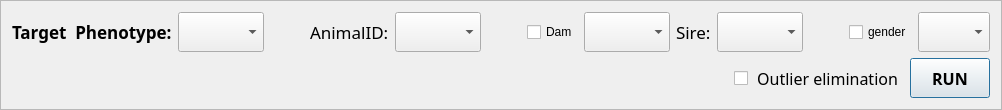
           <widget class="QFrame" name="frame_6">
            <property name="frameShape">
             <enum>QFrame::StyledPanel</enum>
            </property>
            <property name="frameShadow">
             <enum>QFrame::Raised</enum>
            </property>
            <layout class="QGridLayout" name="gridLayout_24">
             <item row="0" column="0">
              <layout class="QGridLayout" name="gridLayout_3">
               <item row="0" column="9">
                <widget class="QLabel" name="label_27">
                 <property name="minimumSize">
                  <size>
                   <width>0</width>
                   <height>40</height>
                  </size>
                 </property>
                 <property name="font">
                  <font>
                   <family>Abyssinica SIL</family>
                   <pointsize>13</pointsize>
                   <weight>50</weight>
                   <italic>false</italic>
                   <bold>false</bold>
                   <underline>false</underline>
                   <strikeout>false</strikeout>
                  </font>
                 </property>
                 <property name="text">
                  <string>Sire:</string>
                 </property>
                </widget>
               </item>
               <item row="0" column="5">
                <widget class="QComboBox" name="AnimalID_ComboBox">
                 <property name="sizePolicy">
                  <sizepolicy hsizetype="Preferred" vsizetype="Preferred">
                   <horstretch>0</horstretch>
                   <verstretch>0</verstretch>
                  </sizepolicy>
                 </property>
                 <property name="minimumSize">
                  <size>
                   <width>0</width>
                   <height>40</height>
                  </size>
                 </property>
                 <property name="maximumSize">
                  <size>
                   <width>16777215</width>
                   <height>16777215</height>
                  </size>
                 </property>
                 <property name="font">
                  <font>
                   <family>Abyssinica SIL</family>
                   <pointsize>12</pointsize>
                   <weight>50</weight>
                   <italic>false</italic>
                   <bold>false</bold>
                   <underline>false</underline>
                   <strikeout>false</strikeout>
                  </font>
                 </property>
                 <property name="cursor">
                  <cursorShape>PointingHandCursor</cursorShape>
                 </property>
                </widget>
               </item>
               <item row="0" column="8">
                <widget class="QComboBox" name="Dam_ComboBox">
                 <property name="sizePolicy">
                  <sizepolicy hsizetype="Preferred" vsizetype="Preferred">
                   <horstretch>0</horstretch>
                   <verstretch>0</verstretch>
                  </sizepolicy>
                 </property>
                 <property name="minimumSize">
                  <size>
                   <width>0</width>
                   <height>40</height>
                  </size>
                 </property>
                 <property name="maximumSize">
                  <size>
                   <width>16777215</width>
                   <height>16777215</height>
                  </size>
                 </property>
                 <property name="font">
                  <font>
                   <family>Abyssinica SIL</family>
                   <pointsize>12</pointsize>
                   <weight>50</weight>
                   <italic>false</italic>
                   <bold>false</bold>
                   <underline>false</underline>
                   <strikeout>false</strikeout>
                  </font>
                 </property>
                 <property name="cursor">
                  <cursorShape>PointingHandCursor</cursorShape>
                 </property>
                </widget>
               </item>
               <item row="0" column="14">
                <widget class="QComboBox" name="Gender_ComboBox">
                 <property name="minimumSize">
                  <size>
                   <width>0</width>
                   <height>40</height>
                  </size>
                 </property>
                </widget>
               </item>
               <item row="0" column="1">
                <widget class="QComboBox" name="phenotype_ComboBox">
                 <property name="sizePolicy">
                  <sizepolicy hsizetype="Preferred" vsizetype="Preferred">
                   <horstretch>0</horstretch>
                   <verstretch>0</verstretch>
                  </sizepolicy>
                 </property>
                 <property name="minimumSize">
                  <size>
                   <width>0</width>
                   <height>40</height>
                  </size>
                 </property>
                 <property name="maximumSize">
                  <size>
                   <width>16777215</width>
                   <height>16777215</height>
                  </size>
                 </property>
                 <property name="font">
                  <font>
                   <family>Abyssinica SIL</family>
                   <pointsize>12</pointsize>
                   <weight>50</weight>
                   <italic>false</italic>
                   <bold>false</bold>
                   <underline>false</underline>
                   <strikeout>false</strikeout>
                  </font>
                 </property>
                 <property name="cursor">
                  <cursorShape>PointingHandCursor</cursorShape>
                 </property>
                </widget>
               </item>
               <item row="0" column="0">
                <widget class="QLabel" name="label_4">
                 <property name="minimumSize">
                  <size>
                   <width>0</width>
                   <height>40</height>
                  </size>
                 </property>
                 <property name="font">
                  <font>
                   <family>Abyssinica SIL</family>
                   <pointsize>13</pointsize>
                   <weight>75</weight>
                   <italic>false</italic>
                   <bold>true</bold>
                   <underline>false</underline>
                   <strikeout>false</strikeout>
                  </font>
                 </property>
                 <property name="text">
                  <string>Target  Phenotype:</string>
                 </property>
                </widget>
               </item>
               <item row="0" column="2">
                <spacer name="horizontalSpacer_11">
                 <property name="orientation">
                  <enum>Qt::Horizontal</enum>
                 </property>
                 <property name="sizeType">
                  <enum>QSizePolicy::Expanding</enum>
                 </property>
                 <property name="sizeHint" stdset="0">
                  <size>
                   <width>40</width>
                   <height>20</height>
                  </size>
                 </property>
                </spacer>
               </item>
               <item row="0" column="7">
                <widget class="QCheckBox" name="Blup_CheckBox">
                 <property name="text">
                  <string>Dam</string>
                 </property>
                </widget>
               </item>
               <item row="0" column="12">
                <spacer name="horizontalSpacer_43">
                 <property name="orientation">
                  <enum>Qt::Horizontal</enum>
                 </property>
                 <property name="sizeHint" stdset="0">
                  <size>
                   <width>40</width>
                   <height>20</height>
                  </size>
                 </property>
                </spacer>
               </item>
               <item row="0" column="11">
                <widget class="QComboBox" name="Sire_ComboBox">
                 <property name="sizePolicy">
                  <sizepolicy hsizetype="Preferred" vsizetype="Preferred">
                   <horstretch>0</horstretch>
                   <verstretch>0</verstretch>
                  </sizepolicy>
                 </property>
                 <property name="minimumSize">
                  <size>
                   <width>0</width>
                   <height>40</height>
                  </size>
                 </property>
                 <property name="maximumSize">
                  <size>
                   <width>16777215</width>
                   <height>16777215</height>
                  </size>
                 </property>
                 <property name="font">
                  <font>
                   <family>Abyssinica SIL</family>
                   <pointsize>12</pointsize>
                   <weight>50</weight>
                   <italic>false</italic>
                   <bold>false</bold>
                   <underline>false</underline>
                   <strikeout>false</strikeout>
                  </font>
                 </property>
                 <property name="cursor">
                  <cursorShape>PointingHandCursor</cursorShape>
                 </property>
                </widget>
               </item>
               <item row="0" column="13">
                <widget class="QCheckBox" name="Gender_CheckBox">
                 <property name="text">
                  <string>gender</string>
                 </property>
                </widget>
               </item>
               <item row="0" column="4">
                <widget class="QLabel" name="label_28">
                 <property name="minimumSize">
                  <size>
                   <width>0</width>
                   <height>40</height>
                  </size>
                 </property>
                 <property name="font">
                  <font>
                   <family>Abyssinica SIL</family>
                   <pointsize>13</pointsize>
                   <weight>50</weight>
                   <italic>false</italic>
                   <bold>false</bold>
                   <underline>false</underline>
                   <strikeout>false</strikeout>
                  </font>
                 </property>
                 <property name="text">
                  <string>AnimalID:</string>
                 </property>
                </widget>
               </item>
               <item row="0" column="6">
                <spacer name="horizontalSpacer_13">
                 <property name="orientation">
                  <enum>Qt::Horizontal</enum>
                 </property>
                 <property name="sizeType">
                  <enum>QSizePolicy::Preferred</enum>
                 </property>
                 <property name="sizeHint" stdset="0">
                  <size>
                   <width>40</width>
                   <height>20</height>
                  </size>
                 </property>
                </spacer>
               </item>
              </layout>
             </item>
             <item row="1" column="0">
              <layout class="QHBoxLayout" name="horizontalLayout_33">
               <item>
                <spacer name="horizontalSpacer_8">
                 <property name="orientation">
                  <enum>Qt::Horizontal</enum>
                 </property>
                 <property name="sizeHint" stdset="0">
                  <size>
                   <width>40</width>
                   <height>20</height>
                  </size>
                 </property>
                </spacer>
               </item>
               <item>
                <widget class="QCheckBox" name="outlier_swith">
                 <property name="minimumSize">
                  <size>
                   <width>0</width>
                   <height>40</height>
                  </size>
                 </property>
                 <property name="font">
                  <font>
                   <family>Abyssinica SIL</family>
                   <pointsize>12</pointsize>
                   <weight>50</weight>
                   <italic>false</italic>
                   <bold>false</bold>
                   <underline>false</underline>
                   <strikeout>false</strikeout>
                  </font>
                 </property>
                 <property name="cursor">
                  <cursorShape>PointingHandCursor</cursorShape>
                 </property>
                 <property name="text">
                  <string> Outlier elimination</string>
                 </property>
                </widget>
               </item>
               <item>
                <spacer name="horizontalSpacer_12">
                 <property name="minimumSize">
                  <size>
                   <width>0</width>
                   <height>40</height>
                  </size>
                 </property>
                 <property name="orientation">
                  <enum>Qt::Horizontal</enum>
                 </property>
                 <property name="sizeType">
                  <enum>QSizePolicy::Preferred</enum>
                 </property>
                 <property name="sizeHint" stdset="0">
                  <size>
                   <width>40</width>
                   <height>20</height>
                  </size>
                 </property>
                </spacer>
               </item>
               <item>
                <widget class="QPushButton" name="phenotype_run_Button">
                 <property name="minimumSize">
                  <size>
                   <width>0</width>
                   <height>40</height>
                  </size>
                 </property>
                 <property name="font">
                  <font>
                   <family>Abyssinica SIL</family>
                   <pointsize>12</pointsize>
                   <weight>75</weight>
                   <italic>false</italic>
                   <bold>true</bold>
                   <underline>false</underline>
                   <strikeout>false</strikeout>
                  </font>
                 </property>
                 <property name="cursor">
                  <cursorShape>PointingHandCursor</cursorShape>
                 </property>
                 <property name="text">
                  <string>RUN</string>
                 </property>
                 <property name="autoDefault">
                  <bool>true</bool>
                 </property>
                 <property name="default">
                  <bool>true</bool>
                 </property>
                 <property name="flat">
                  <bool>false</bool>
                 </property>
                </widget>
               </item>
              </layout>
             </item>
            </layout>
           </widget>
